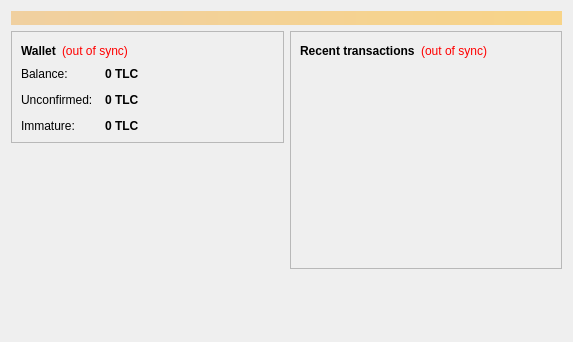
<?xml version="1.0" encoding="UTF-8"?>
<ui version="4.0">
 <class>OverviewPage</class>
 <widget class="QWidget" name="OverviewPage">
  <property name="geometry">
   <rect>
    <x>0</x>
    <y>0</y>
    <width>573</width>
    <height>342</height>
   </rect>
  </property>
  <property name="windowTitle">
   <string>Form</string>
  </property>
  <layout class="QVBoxLayout" name="topLayout">
   <item>
    <widget class="QLabel" name="labelAlerts">
     <property name="visible">
      <bool>false</bool>
     </property>
     <property name="styleSheet">
      <string notr="true">background-color: qlineargradient(x1: 0, y1: 0, x2: 1, y2: 0, stop:0 #F0D0A0, stop:1 #F8D488); color:#000000;</string>
     </property>
     <property name="wordWrap">
      <bool>true</bool>
     </property>
     <property name="margin">
      <number>3</number>
     </property>
    </widget>
   </item>
   <item>
    <layout class="QHBoxLayout" name="horizontalLayout" stretch="1,1">
     <item>
      <layout class="QVBoxLayout" name="verticalLayout_2">
       <item>
        <widget class="QFrame" name="frame">
         <property name="frameShape">
          <enum>QFrame::StyledPanel</enum>
         </property>
         <property name="frameShadow">
          <enum>QFrame::Raised</enum>
         </property>
         <layout class="QVBoxLayout" name="verticalLayout_4">
          <item>
           <layout class="QHBoxLayout" name="horizontalLayout_4">
            <item>
             <widget class="QLabel" name="label_5">
              <property name="font">
               <font>
                <weight>75</weight>
                <bold>true</bold>
               </font>
              </property>
              <property name="text">
               <string>Wallet</string>
              </property>
             </widget>
            </item>
            <item>
             <widget class="QLabel" name="labelWalletStatus">
              <property name="toolTip">
               <string>The displayed information may be out of date. Your wallet automatically synchronizes with the Litecoin network after a connection is established, but this process has not completed yet.</string>
              </property>
              <property name="styleSheet">
               <string notr="true">QLabel { color: red; }</string>
              </property>
              <property name="text">
               <string notr="true">(out of sync)</string>
              </property>
              <property name="alignment">
               <set>Qt::AlignLeading|Qt::AlignLeft|Qt::AlignVCenter</set>
              </property>
             </widget>
            </item>
            <item>
             <spacer name="horizontalSpacer_2">
              <property name="orientation">
               <enum>Qt::Horizontal</enum>
              </property>
              <property name="sizeHint" stdset="0">
               <size>
                <width>40</width>
                <height>20</height>
               </size>
              </property>
             </spacer>
            </item>
           </layout>
          </item>
          <item>
           <layout class="QFormLayout" name="formLayout_2">
            <property name="fieldGrowthPolicy">
             <enum>QFormLayout::AllNonFixedFieldsGrow</enum>
            </property>
            <property name="horizontalSpacing">
             <number>12</number>
            </property>
            <property name="verticalSpacing">
             <number>12</number>
            </property>
            <item row="0" column="0">
             <widget class="QLabel" name="label">
              <property name="text">
               <string>Balance:</string>
              </property>
             </widget>
            </item>
            <item row="0" column="1">
             <widget class="QLabel" name="labelBalance">
              <property name="font">
               <font>
                <weight>75</weight>
                <bold>true</bold>
               </font>
              </property>
              <property name="cursor">
               <cursorShape>IBeamCursor</cursorShape>
              </property>
              <property name="toolTip">
               <string>Your current balance</string>
              </property>
              <property name="text">
               <string notr="true">0 TLC</string>
              </property>
              <property name="textInteractionFlags">
               <set>Qt::LinksAccessibleByMouse|Qt::TextSelectableByKeyboard|Qt::TextSelectableByMouse</set>
              </property>
             </widget>
            </item>
            <item row="1" column="0">
             <widget class="QLabel" name="label_3">
              <property name="text">
               <string>Unconfirmed:</string>
              </property>
             </widget>
            </item>
            <item row="1" column="1">
             <widget class="QLabel" name="labelUnconfirmed">
              <property name="font">
               <font>
                <weight>75</weight>
                <bold>true</bold>
               </font>
              </property>
              <property name="cursor">
               <cursorShape>IBeamCursor</cursorShape>
              </property>
              <property name="toolTip">
               <string>Total of transactions that have yet to be confirmed, and do not yet count toward the current balance</string>
              </property>
              <property name="text">
               <string notr="true">0 TLC</string>
              </property>
              <property name="textInteractionFlags">
               <set>Qt::LinksAccessibleByMouse|Qt::TextSelectableByKeyboard|Qt::TextSelectableByMouse</set>
              </property>
             </widget>
            </item>
            <item row="2" column="0">
             <widget class="QLabel" name="labelImmatureText">
              <property name="text">
               <string>Immature:</string>
              </property>
             </widget>
            </item>
            <item row="2" column="1">
             <widget class="QLabel" name="labelImmature">
              <property name="font">
               <font>
                <weight>75</weight>
                <bold>true</bold>
               </font>
              </property>
              <property name="toolTip">
               <string>Mined balance that has not yet matured</string>
              </property>
              <property name="text">
               <string notr="true">0 TLC</string>
              </property>
              <property name="textInteractionFlags">
               <set>Qt::LinksAccessibleByMouse|Qt::TextSelectableByKeyboard|Qt::TextSelectableByMouse</set>
              </property>
             </widget>
            </item>
           </layout>
          </item>
         </layout>
        </widget>
       </item>
       <item>
        <spacer name="verticalSpacer">
         <property name="orientation">
          <enum>Qt::Vertical</enum>
         </property>
         <property name="sizeHint" stdset="0">
          <size>
           <width>20</width>
           <height>40</height>
          </size>
         </property>
        </spacer>
       </item>
      </layout>
     </item>
     <item>
      <layout class="QVBoxLayout" name="verticalLayout_3">
       <item>
        <widget class="QFrame" name="frame_2">
         <property name="frameShape">
          <enum>QFrame::StyledPanel</enum>
         </property>
         <property name="frameShadow">
          <enum>QFrame::Raised</enum>
         </property>
         <layout class="QVBoxLayout" name="verticalLayout">
          <item>
           <layout class="QHBoxLayout" name="horizontalLayout_2">
            <item>
             <widget class="QLabel" name="label_4">
              <property name="text">
               <string>&lt;b&gt;Recent transactions&lt;/b&gt;</string>
              </property>
             </widget>
            </item>
            <item>
             <widget class="QLabel" name="labelTransactionsStatus">
              <property name="toolTip">
               <string>The displayed information may be out of date. Your wallet automatically synchronizes with the Litecoin network after a connection is established, but this process has not completed yet.</string>
              </property>
              <property name="styleSheet">
               <string notr="true">QLabel { color: red; }</string>
              </property>
              <property name="text">
               <string notr="true">(out of sync)</string>
              </property>
              <property name="alignment">
               <set>Qt::AlignRight|Qt::AlignTrailing|Qt::AlignVCenter</set>
              </property>
             </widget>
            </item>
            <item>
             <spacer name="horizontalSpacer">
              <property name="orientation">
               <enum>Qt::Horizontal</enum>
              </property>
              <property name="sizeHint" stdset="0">
               <size>
                <width>40</width>
                <height>20</height>
               </size>
              </property>
             </spacer>
            </item>
           </layout>
          </item>
          <item>
           <widget class="QListView" name="listTransactions">
            <property name="styleSheet">
             <string notr="true">QListView { background: transparent; }</string>
            </property>
            <property name="frameShape">
             <enum>QFrame::NoFrame</enum>
            </property>
            <property name="verticalScrollBarPolicy">
             <enum>Qt::ScrollBarAlwaysOff</enum>
            </property>
            <property name="horizontalScrollBarPolicy">
             <enum>Qt::ScrollBarAlwaysOff</enum>
            </property>
            <property name="selectionMode">
             <enum>QAbstractItemView::NoSelection</enum>
            </property>
           </widget>
          </item>
         </layout>
        </widget>
       </item>
       <item>
        <spacer name="verticalSpacer_2">
         <property name="orientation">
          <enum>Qt::Vertical</enum>
         </property>
         <property name="sizeHint" stdset="0">
          <size>
           <width>20</width>
           <height>40</height>
          </size>
         </property>
        </spacer>
       </item>
      </layout>
     </item>
    </layout>
   </item>
  </layout>
 </widget>
 <resources/>
 <connections/>
</ui>
